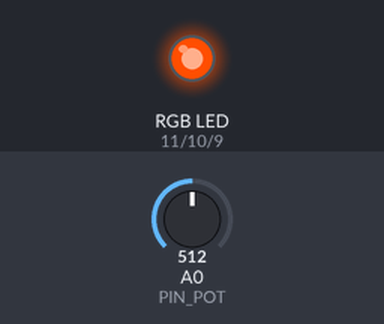
The sketch below on a simulated Arduino Uno, built with avr-gcc and run on an emulated ATmega328P. Shown: an RGB LED mixed from three pins (HIGH = lit). The inputs (shaded band) are chosen by the test bench; at power-on: A0 (PIN_POT) = 512.

Above: at 1.2 s.
1.3 s: A0 (PIN_POT) set to 78
At 3.78 s:
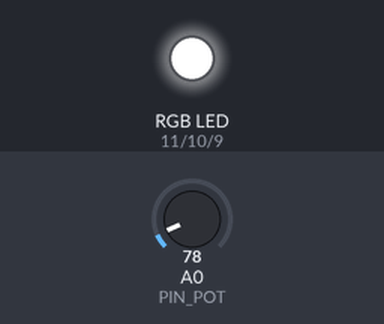
4.3 s: A0 (PIN_POT) set to 62
At 7.0 s:
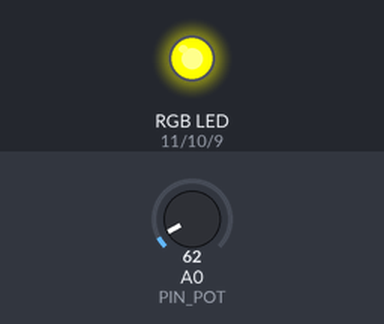
7.3 s: A0 (PIN_POT) set to 20
At 9.0 s:
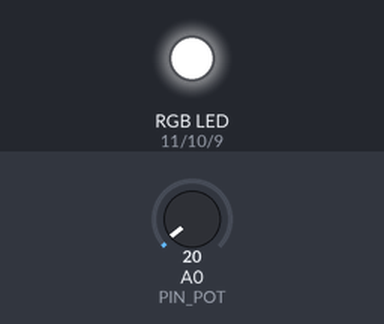
9.8 s: A0 (PIN_POT) set to 40
At 11.03 s:
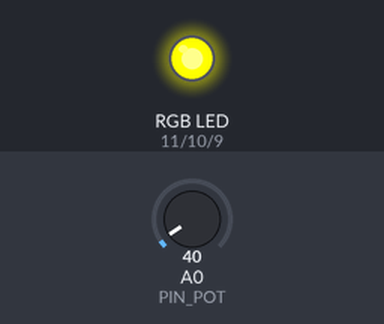
12.8 s: A0 (PIN_POT) set to 0
Timing chart, 0 to 16.8 s (numbered marks = the images above; inputs shaded):
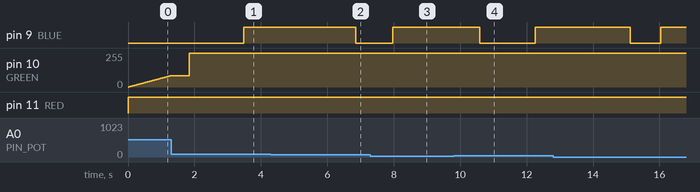

The sketch:

exp_17_01.ino
```cpp
// Лаборатория электроники и программирования
// Эксперимент 17
// Радуга на RGB-светодиоде
//

// пауза перед каждым изменением цвета радуги
#define MAX_PAUSE 30
#define MIN_PAUSE 1
// пин подключения среднего вывода потенциометра
const int PIN_POT=A0;
// вывод красной ноги RGB-светодиода
const int RED=11;
// вывод зеленой ноги RGB-светодиода
const int GREEN=10;
// вывод синей ноги RGB-светодиода
const int BLUE=9;
// переменная для хранения значения потенциометра
int pot;
// переменная для хранения R-составляющей цвета
int red;
// переменная для хранения G-составляющей цвета
int green;
// переменная для хранения B-составляющей цвета
int blue;

void setup()
   {;}

void loop() {
   // от красного к желтому
   red=255;green=0;blue=0;
   for(green=0;green<=255;green++)
      setRGB(red,green,blue);
   // от желтому к зеленому
   for(red=255;red>=0;red--)
      setRGB(red,green,blue);
   // от зеленого к голубому
   for(blue=0;blue<=255;blue++)
      setRGB(red,green,blue);
   // от голубого к синему
   for(green=255;green>=0;green--)
      setRGB(red,green,blue);
   // от синего к фиолетовому
   for(red=0;red<=255;red++)
      setRGB(red,green,blue);
   delay(2000);
}
// функция установки цвета RGB-светодиода
void setRGB(int r,int g,int b) {
   analogWrite(RED,r);
   analogWrite(GREEN,g);
   analogWrite(BLUE,b);
   pot=analogRead(PIN_POT);
   delay(map(pot,0,1023, MIN_PAUSE, MAX_PAUSE));
}
```

Measured:
- the behaviour switches between 71 and 70 on A0 (PIN_POT) (found by bisection; images 1 and 2)
- after the input at 1.3 s, pin 9 (BLUE): LOW → HIGH after 2.2 s; pin 11 (RED): stays HIGH (without the input it goes to HIGH after 2.6 s)
- after the input at 4.3 s, pin 9 (BLUE): HIGH → LOW after 2.6 s instead of 2.8 s; pin 10 (GREEN): stays 255/255 (without the input it goes to 58/255 after 3.0 s)
- after the input at 7.3 s, pin 9 (BLUE): LOW → HIGH after 0.67 s instead of 1.2 s
- after the input at 9.8 s, pin 9 (BLUE): goes on until 10.6 s, then stays LOW; pin 11 (RED): stays HIGH (without the input it goes to HIGH after 2.2 s)
